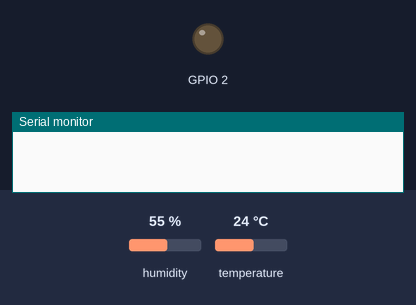
The sketch below on a simulated ESP8266 (NodeMCU). On the bench: output pins drawn as LEDs (lit = HIGH), the last lines printed to the serial monitor. Dashed ring = blinking. The test bench sets the inputs (shaded band); at power-on: humidity 55 %, temperature 24 °C.

Above: at 2.5 s.
At 4.0 s:
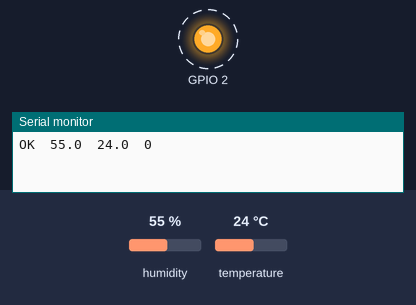
Timing chart, 0 to 6.1 s (numbered marks = the images above):
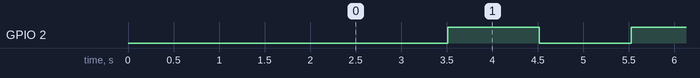

Measured:
- by itself, GPIO 2: alternates HIGH for 1.0 s and LOW for 1.0 s

The sketch:

ESP8266_Cayenne_DHT.ino
```cpp
/*
  This example sketch shows how a value can be sent from the Arduino to the Cayenne Dashboard at automatic intervals.

  The CayenneMQTT Library is required to run this sketch. If you have not already done so you can install it from the Arduino IDE Library Manager.

  Steps:
  1. Set the Cayenne authentication info to match the authentication info from the Dashboard.
  2. Compile and upload the sketch.
  3. A temporary widget will be automatically generated in the Cayenne Dashboard. To make the widget permanent click the plus sign on the widget.
*/

//#define CAYENNE_DEBUG       // Uncomment to show debug messages
#define CAYENNE_PRINT Serial     // Comment this out to disable prints and save space
#include <CayenneMQTTESP8266.h>

// WiFi network info.
char ssid[] = "Rvs";
char wifiPassword[] = "jashujan";

// Cayenne authentication info. This should be obtained from the Cayenne Dashboard.
char username[] = "3e0c3e40-62d4-11ea-b73d-1be39589c6b2";
char password[] = "1c5c4bbe04dc8daabce0a357cfe4d039114a7def";
char clientID[] = "a6c3b100-bea7-11ea-93bf-d33a96695544";

// Use Virtual Channel 5 for uptime display.
#define tempChannel 2
#define humChannel 1
#define harChannel 5

#include "DHTesp.h"

#ifdef ESP32
#pragma message(THIS EXAMPLE IS FOR ESP8266 ONLY!)
#error Select ESP8266 board.
#endif

DHTesp dht;
float humidity, temperature;
bool hareudang = false;

void setup()
{
  Serial.begin(115200);
  Cayenne.begin(username, password, clientID, ssid, wifiPassword);

  pinMode(2, OUTPUT);

  dht.setup(5, DHTesp::DHT11); // Connect DHT sensor to GPIO 5 / D2
}

void loop()
{
Cayenne.loop();

  digitalWrite(2, LOW);
  delay(dht.getMinimumSamplingPeriod());

  humidity = dht.getHumidity();
  temperature = dht.getTemperature();

  Serial.print(dht.getStatusString());
  Serial.print("\t");
  Serial.print(humidity, 1);
  Serial.print("\t");
  Serial.print(temperature, 1);

  if (dht.getStatusString() == "TIMEOUT") {
    digitalWrite(2, LOW);
  } else {
    digitalWrite(2, HIGH);
  }

  if (temperature >= 29.0) {
    hareudang = true;
  } else {
    hareudang = false;
  }

  Serial.print("\t");
  Serial.println(hareudang, 1);

  Cayenne.virtualWrite(tempChannel, temperature);
}

CAYENNE_OUT(tempChannel) {
  CAYENNE_LOG("Send data for Virtual Channel %d", tempChannel);

  Cayenne.celsiusWrite(tempChannel, temperature);
}

CAYENNE_OUT(humChannel) {
  CAYENNE_LOG("Send data for Virtual Channel %d", humChannel);
  Cayenne.virtualWrite(humChannel, humidity);
}

CAYENNE_OUT(harChannel) {
  CAYENNE_LOG("Send data for Virtual Channel %d", harChannel);
  Cayenne.virtualWrite(harChannel, hareudang, TYPE_DIGITAL_SENSOR, UNIT_DIGITAL);

}

CAYENNE_IN_DEFAULT()
{
  CAYENNE_LOG("Channel %u, value %s", request.channel, getValue.asString());
  //Process message here. If there is an error set an error message using getValue.setError(), e.g getValue.setError("Error message");
}
```
